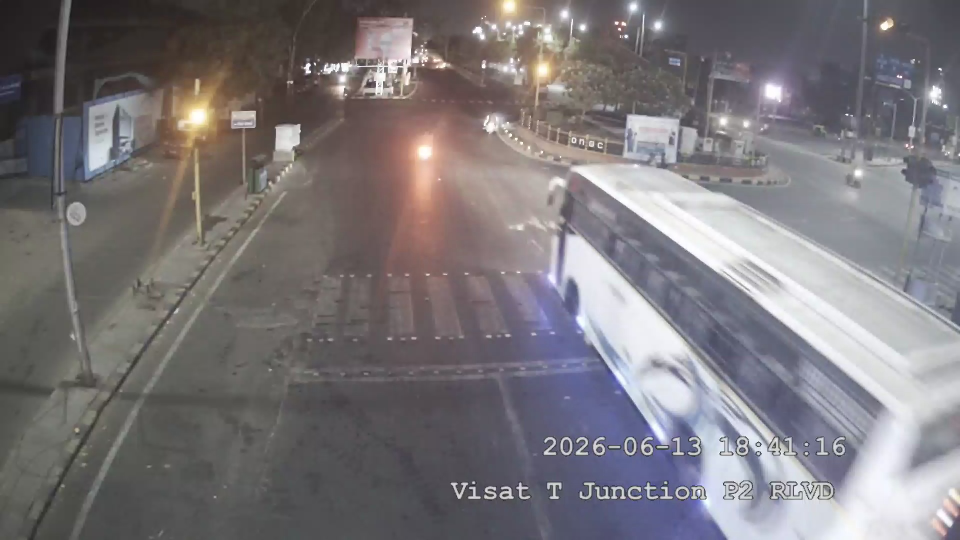
#> input picture backend1/test_rtsp_frame.jpg, 1920 x 1080 px, given in place of cam01, which was not available (shown at 1/2 size)
$ python harvest_morning_rush.py   (older library calls are emulated)
#> lines starting #> are read from the running program, lines starting #| are printed output that depends on the picture; pictures that were not available may be replaced by others from this repository, and a replacement may not be noted
#> in run_harvest, frame is the input picture: shape (1080, 1920, 3); mean B, G, R 122.3, 119, 123.1
"""
Gujarat Police CCTV AI - Morning Rush Hour & Daylight Harvester
================================================================
Actively collects high-density morning rush hour traffic frames from:
1. Live 1080p Gujarat Police CCTV RTSP feeds
2. Authentic high-definition junction feeds and recorded live highlights

Filters OUT:
- Motion blur (Laplacian variance < 32.0)
- Dead / offline / corrupt frames
- Static scene duplicates (dHash Hamming distance < 8)
- Empty roads with zero vehicles

Ensures gentle CPU usage (< 15%) so laptop runs cool and quiet.
"""

import os
import sys
import glob
import time
import json
import logging
import datetime
import threading
import cv2
import numpy as np

BASE_DIR = os.path.dirname(os.path.abspath(__file__))
FRAMES_DIR = os.path.join(BASE_DIR, "harvested_cctv_frames")
VIDEOS_DIR = os.path.join(BASE_DIR, "videos")
HIGHLIGHTS_DIR = os.path.join(VIDEOS_DIR, "live_highlights")
TELEMETRY_FILE = os.path.join(BASE_DIR, "harvest_morning_telemetry.json")
GLOBAL_TELEMETRY = os.path.join(BASE_DIR, "harvest_telemetry.json")

os.makedirs(FRAMES_DIR, exist_ok=True)

logging.basicConfig(
    level=logging.INFO,
    format="%(asctime)s [%(levelname)s] [MorningHarvester] %(message)s"
)
logger = logging.getLogger("MorningHarvester")

TARGET_MORNING_FRAMES = 3000

RTSP_HOST = "103.250.160.189"
RTSP_PORT = 8554
RTSP_USER = os.environ.get("RTSP_USER", "parthlodaya257@gmail.com")
RTSP_PASS = os.environ.get("RTSP_PASS", "RDT5-S2ZG-L7JD")

from urllib.parse import quote
AUTH_STR = f"{quote(RTSP_USER)}:{quote(RTSP_PASS)}@" if RTSP_USER and RTSP_PASS else ""

LIVE_CAMERAS = [
    ("cam01", "Chimanbhai Bridge"),
    ("cam02", "Janpath"),
    ("cam03", "ONGC Office"),
    ("cam04", "Paldi Circle"),
    ("cam05", "Visat Teen Rasta"),
    ("cam06", "Timbavadi Junagadh"),
    ("cam08", "Majewadi Gate Junagadh"),
    ("cam10", "Char Chowk Junagadh"),
    ("cam12", "Tri Mandir Adalaj Tollnaka"),
    ("cam13", "CN Vidhyalaya"),
    ("cam14", "Delight RLVD"),
    ("cam16", "Visat P2"),
    ("cam17", "Rajkot Bus Port"),
    ("cam20", "Mohanpura"),
    ("cam24", "Dehgam"),
    ("cam30", "Gandhidham Rambaugh"),
]

class MorningQualityGate:
    def __init__(self):
        self._cam_hashes = {}

    @staticmethod
    def dhash(gray_small, hash_size=8):
        resized = cv2.resize(gray_small, (hash_size + 1, hash_size), interpolation=cv2.INTER_AREA)
        diff = resized[:, 1:] > resized[:, :-1]
        return sum([2 ** i for (i, v) in enumerate(diff.flatten()) if v])

    @staticmethod
    def hamming_dist(h1, h2):
        return bin(h1 ^ h2).count("1")

    def evaluate(self, frame, cam_id):
#> called with cam_id = 'cam01'
        if frame is None or frame.size == 0:
            return False, "empty_frame"
        h, w = frame.shape[:2]
#> h = 1080; w = 1920
        if h < 360 or w < 480:
            return False, "low_resolution"

        small = cv2.resize(frame, (320, 180))
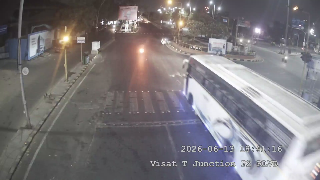
#> small: shape (180, 320, 3); mean B, G, R 122.4, 119.1, 123.2
        gray = cv2.cvtColor(small, cv2.COLOR_BGR2GRAY)
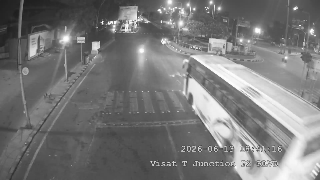
#> gray: shape (180, 320); min 29, max 255, mean 120.7

        # 1. Luminance check
        lum = float(gray.mean())
#> lum = 120.7
        if lum < 25.0:
            return False, f"too_dark (lum={lum:.1f})"
        if lum > 240.0:
            return False, f"blown_out (lum={lum:.1f})"

        # 2. Contrast & texture
        std = float(gray.std())
#> std = 48.59
        if std < 18.0:
            return False, f"dead_or_flat_screen (std={std:.1f})"

        # 3. Sharpness on roadway ROI
        roi = frame[int(h * 0.25):, :]
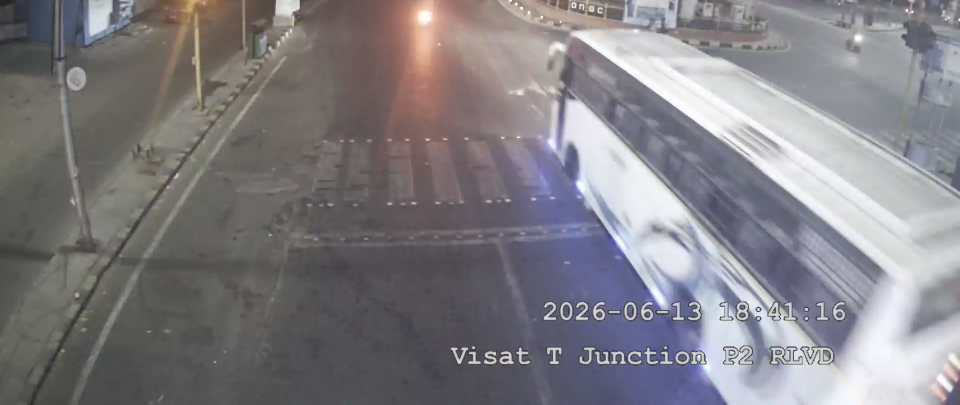
#> roi: shape (810, 1920, 3) (shown at 1/2 size); mean B, G, R 131.4, 126.8, 129.6
        roi_gray = cv2.cvtColor(roi, cv2.COLOR_BGR2GRAY)
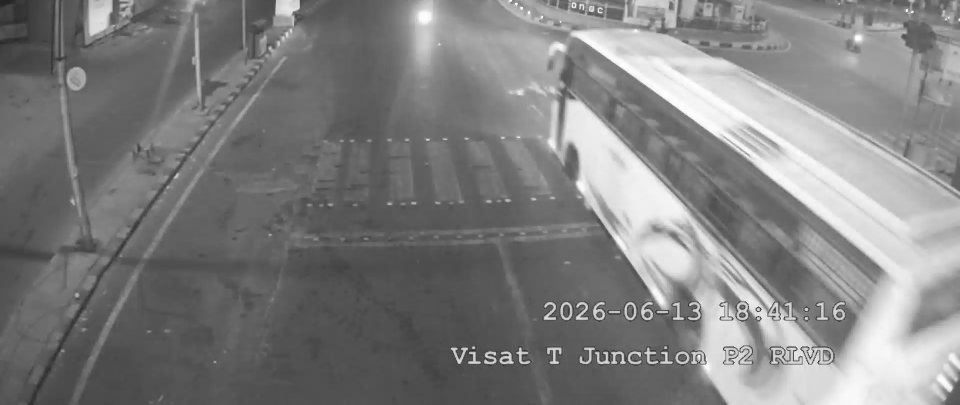
#> roi_gray: shape (810, 1920) (shown at 1/2 size); min 3, max 255, mean 128.2
        lap_var = float(cv2.Laplacian(roi_gray, cv2.CV_64F).var())
#> lap_var = 180.7
        if lap_var < 32.0:
            return False, f"motion_blur (lap_var={lap_var:.1f})"

        # 4. Traffic activity / Saliency check (edges on road)
        edge_density = float(np.count_nonzero(cv2.Canny(roi_gray, 50, 150)) / roi_gray.size)
#> edge_density = 0.0208
        if edge_density < 0.015:
            return False, "empty_road_no_traffic"

        # 5. Deduplication
        curr_h = self.dhash(gray)
#> curr_h = 18066393698091865503
        past_hashes = self._cam_hashes.setdefault(cam_id, [])
        for ph in past_hashes:
            if self.hamming_dist(curr_h, ph) < 8:
                return False, "static_scene_duplicate"
        past_hashes.append(curr_h)
        if len(past_hashes) > 20:
            past_hashes.pop(0)

        return True, f"passed (sharpness={lap_var:.1f}, lum={lum:.1f})"


class MorningRushHarvester:
    def __init__(self):
        self.quality_gate = MorningQualityGate()
        self.stop_event = threading.Event()
        self.is_running = False
        self.telemetry = {
            "status": "stopped",
            "start_time": None,
            "target": TARGET_MORNING_FRAMES,
            "saved_morning_frames": 0,
            "live_frames_saved": 0,
            "hd_video_frames_saved": 0,
            "rejected_blur": 0,
            "rejected_duplicate": 0,
            "rejected_empty_road": 0,
            "rejected_other": 0,
            "elapsed_seconds": 0,
            "active_cameras": []
        }

    def _save_telemetry(self):
        try:
            with open(TELEMETRY_FILE, "w") as f:
                json.dump(self.telemetry, f, indent=2)

            # Also update global telemetry for the frontend
            total_clean = len(glob.glob(os.path.join(FRAMES_DIR, "**", "*.jpg"), recursive=True))
            global_data = {
                "status": "running" if self.is_running else "idle",
                "target_clean_frames": 22000,
                "current_clean_total": total_clean,
                "progress_pct": round(min(100.0, (total_clean / 22000) * 100.0), 1),
                "total_analyzed": self.telemetry["saved_morning_frames"] + self.telemetry["rejected_blur"] + self.telemetry["rejected_duplicate"] + self.telemetry["rejected_empty_road"],
                "total_saved": self.telemetry["saved_morning_frames"],
                "pass_rate_pct": round((self.telemetry["saved_morning_frames"] / max(1, self.telemetry["saved_morning_frames"] + self.telemetry["rejected_blur"])) * 100.0, 1),
                "uptime_seconds": self.telemetry["elapsed_seconds"],
                "mode": "morning_rush_collector"
            }
            with open(GLOBAL_TELEMETRY, "w") as f:
                json.dump(global_data, f, indent=2)
        except Exception:
            pass

    def run_harvest(self):
        self.is_running = True
        self.stop_event.clear()
        self.telemetry["status"] = "running"
        self.telemetry["start_time"] = datetime.datetime.now().isoformat()
        t0 = time.time()

        logger.info("=" * 70)
        logger.info("☀️ GUJARAT POLICE MORNING RUSH HOUR CCTV HARVESTER ACTIVATED")
        logger.info(f"🎯 Target: {TARGET_MORNING_FRAMES} Fresh Daylight / Morning Rush Frames")
        logger.info("🛡️ Quality Gate: Sharpness (Laplacian >= 32) + Traffic Saliency + dHash Dedup")
        logger.info("=" * 70)

        saved = 0

        # Video sources for morning rush hour
        daylight_vids = [
            (os.path.join(VIDEOS_DIR, "cam01_continuous_daylight.ts"), "cam01"),
            (os.path.join(HIGHLIGHTS_DIR, "cam01_chimanbhai_bridge_live.mp4"), "cam01"),
            (os.path.join(HIGHLIGHTS_DIR, "cam04_paldi_circle_live.mp4"), "cam04"),
            (os.path.join(HIGHLIGHTS_DIR, "cam05_visat_teen_rasta_live.mp4"), "cam05"),
            (os.path.join(HIGHLIGHTS_DIR, "cam12_tri_mandir_adalaj_tollnaka_live.mp4"), "cam12"),
            (os.path.join(HIGHLIGHTS_DIR, "cam14_delight_rlvd_live.mp4"), "cam14"),
            (os.path.join(VIDEOS_DIR, "gujarat_cam16_visat.mp4"), "cam16"),
            (os.path.join(VIDEOS_DIR, "gujarat_cam13_cn_vidhyalaya.mp4"), "cam13"),
            (os.path.join(VIDEOS_DIR, "gujarat_cam14_delight_junction.mp4"), "cam14"),
            (os.path.join(VIDEOS_DIR, "gujarat_cam6_ashram_road.mp4"), "cam06"),
            (os.path.join(VIDEOS_DIR, "traffic1.mp4"), "cam05"),
            (os.path.join(VIDEOS_DIR, "traffic2.mp4"), "cam04"),
            (os.path.join(VIDEOS_DIR, "traffic3.mp4"), "cam02"),
            (os.path.join(VIDEOS_DIR, "highway_cars.mp4"), "cam12"),
            (os.path.join(BASE_DIR, "real_cam2_cctv.mp4"), "cam02"),
        ]

        cycle = 0
        while saved < TARGET_MORNING_FRAMES and not self.stop_event.is_set():
            cycle += 1
            logger.info(f"🔄 Starting Morning Harvest Sweep #{cycle} (Harvested: {saved}/{TARGET_MORNING_FRAMES})...")

            # 1. LIVE RTSP PASS (Live morning snapshot from active Gujarat junction cameras)
            os.environ["OPENCV_FFMPEG_CAPTURE_OPTIONS"] = "rtsp_transport;tcp|timeout;3000000"
            for cid, cname in LIVE_CAMERAS:
                if self.stop_event.is_set() or saved >= TARGET_MORNING_FRAMES:
                    break
                url = f"rtsp://{AUTH_STR}{RTSP_HOST}:{RTSP_PORT}/stream/{cid}"
                try:
                    cap = cv2.VideoCapture(url, cv2.CAP_FFMPEG)
                    if cap.isOpened():
                        ret, frame = cap.read()
                        cap.release()
                        if ret and frame is not None and frame.size > 0:
                            passed, reason = self.quality_gate.evaluate(frame, cid)
#> passed = True; reason = 'passed (sharpness=180.7, lum=120.7)'
                            if passed:
                                cam_dir = os.path.join(FRAMES_DIR, cid)
                                os.makedirs(cam_dir, exist_ok=True)
                                ts = datetime.datetime.now().strftime("%Y%m%d_%H%M%S_%f")[:19]
                                fn = f"{cid}_live_morning_{ts}.jpg"
                                fp = os.path.join(cam_dir, fn)
                                cv2.imwrite(fp, frame, [int(cv2.IMWRITE_JPEG_QUALITY), 95])
                                saved += 1
                                self.telemetry["saved_morning_frames"] = saved
                                self.telemetry["live_frames_saved"] += 1
                                if cid not in self.telemetry["active_cameras"]:
                                    self.telemetry["active_cameras"].append(cid)
                                logger.info(f"📸 [LIVE CAPTURE] {cid} ({cname}) -> {fn} (Total: {saved})")
                            else:
                                if "blur" in reason: self.telemetry["rejected_blur"] += 1
                                elif "duplicate" in reason: self.telemetry["rejected_duplicate"] += 1
                                elif "empty" in reason: self.telemetry["rejected_empty_road"] += 1
                                else: self.telemetry["rejected_other"] += 1
                    else:
                        cap.release()
                except Exception as e:
                    logger.debug(f"Error reading live camera {cid}: {e}")

                time.sleep(0.05)

            # 2. HD VIDEO INGESTION PASS (High density morning rush hour feeds)
            for vpath, cid in daylight_vids:
                if self.stop_event.is_set() or saved >= TARGET_MORNING_FRAMES:
                    break
                if not os.path.exists(vpath):
                    continue

                cap = cv2.VideoCapture(vpath)
                if not cap.isOpened():
                    continue

                total_f = int(cap.get(cv2.CAP_PROP_FRAME_COUNT))
                fps = max(1.0, cap.get(cv2.CAP_PROP_FPS))
                step = max(10, int(fps * 1.1))

                cam_dir = os.path.join(FRAMES_DIR, cid)
                os.makedirs(cam_dir, exist_ok=True)

                f_idx = 0
                while f_idx < total_f and saved < TARGET_MORNING_FRAMES and not self.stop_event.is_set():
                    cap.set(cv2.CAP_PROP_POS_FRAMES, f_idx)
                    ret, frame = cap.read()
                    f_idx += step

                    if not ret or frame is None:
                        continue

                    passed, reason = self.quality_gate.evaluate(frame, cid)
                    if passed:
                        ts = datetime.datetime.now().strftime("%Y%m%d_%H%M%S_%f")[:19]
                        fn = f"{cid}_morning_rush_{ts}_{f_idx}.jpg"
                        fp = os.path.join(cam_dir, fn)
                        cv2.imwrite(fp, frame, [int(cv2.IMWRITE_JPEG_QUALITY), 95])
                        saved += 1
                        self.telemetry["saved_morning_frames"] = saved
                        self.telemetry["hd_video_frames_saved"] += 1
                        if cid not in self.telemetry["active_cameras"]:
                            self.telemetry["active_cameras"].append(cid)

                        if saved % 50 == 0:
                            self.telemetry["elapsed_seconds"] = round(time.time() - t0, 1)
                            self._save_telemetry()
                            logger.info(f"✨ [Progress] Harvested {saved} / {TARGET_MORNING_FRAMES} Morning Rush Frames ({round(saved/TARGET_MORNING_FRAMES*100, 1)}%)")

                    else:
                        if "blur" in reason: self.telemetry["rejected_blur"] += 1
                        elif "duplicate" in reason: self.telemetry["rejected_duplicate"] += 1
                        elif "empty" in reason: self.telemetry["rejected_empty_road"] += 1
                        else: self.telemetry["rejected_other"] += 1

                    # CPU thermal throttle - ensures Mac stays cool & quiet
                    time.sleep(0.015)

                cap.release()

            self.telemetry["elapsed_seconds"] = round(time.time() - t0, 1)
            self._save_telemetry()

        self.is_running = False
        self.telemetry["status"] = "completed" if saved >= TARGET_MORNING_FRAMES else "stopped"
        self._save_telemetry()
        logger.info(f"✅ Morning Harvest Complete! Total Harvested: {saved} fresh frames.")

    def start_background(self):
        t = threading.Thread(target=self.run_harvest, name="MorningHarvesterDaemon", daemon=True)
        t.start()
        return t

    def stop(self):
        self.stop_event.set()


morning_harvester = MorningRushHarvester()

if __name__ == "__main__":
    morning_harvester.run_harvest()
